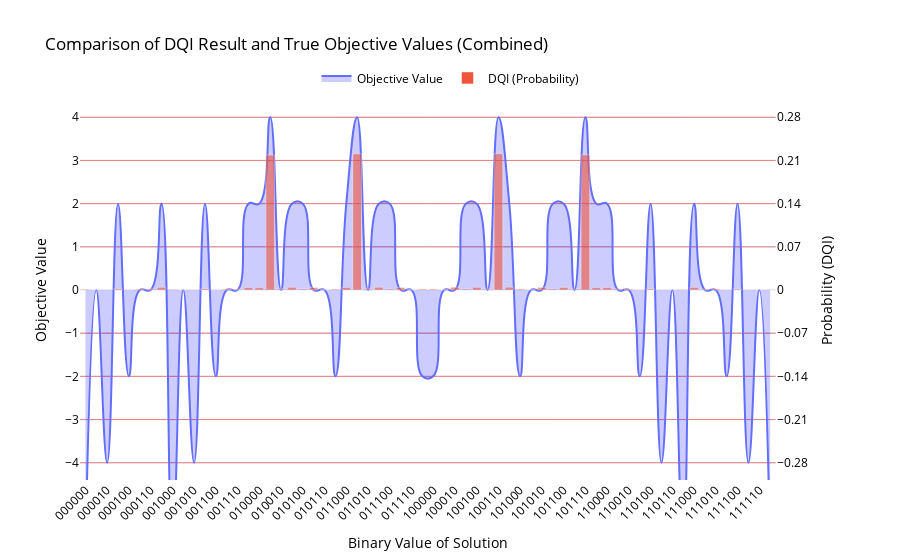

Notebook source saved alongside this figure:
### Code cell
combined_counts = combine_counts(counts)
brute_force_results = brute_force_max(B, v, first_part="")
plot_results_union_plotly(
    brute_force_results,
    combined_counts,
    plot_name="Comparison of DQI Result and True Objective Values (Combined)",
    spline_smoothing=1.3
)

### Figure 1 — Plotly figure (JSON) as saved in the notebook; plotly's stock layout.template omitted (floating-point values rounded to 4 significant figures)
{"data": [{"fill": "tozeroy", "fillcolor": "rgba(0, 0, 255, 0.2)", "line": {"shape": "spline", "smoothing": 1.3}, "mode": "lines", "name": "Objective Value", "type": "scatter", "x": ["000000", "000001", "000010", "000011", "000100", "000101", "000110", "000111", "001000", "001001", "001010", "001011", "001100", "001101", "001110", "001111", "010000", "010001", "010010", "010011", "010100", "010101", "010110", "010111", "011000", "011001", "011010", "011011", "011100", "011101", "011110", "011111", "100000", "100001", "100010", "100011", "100100", "100101", "100110", "100111", "101000", "101001", "101010", "101011", "101100", "101101", "101110", "101111", "110000", "110001", "110010", "110011", "110100", "110101", "110110", "110111", "111000", "111001", "111010", "111011", "111100", "111101", "111110", "111111"], "xaxis": "x", "y": [-6, 0, -4, 2, -2, 0, 0, 2, -6, 0, -4, 2, -2, 0, 0, 2, 2, 4, 0, 2, 2, 0, 0, -2, 2, 4, 0, 2, 2, 0, 0, -2, -2, 0, 0, 2, 2, 0, 4, 2, -2, 0, 0, 2, 2, 0, 4, 2, 2, 0, 0, -2, 2, -4, 0, -6, 2, 0, 0, -2, 2, -4, 0, -6], "yaxis": "y"}, {"marker": {"opacity": 0.6}, "name": "DQI (Probability)", "type": "bar", "x": ["000000", "000001", "000010", "000011", "000100", "000101", "000110", "000111", "001000", "001001", "001010", "001011", "001100", "001101", "001110", "001111", "010000", "010001", "010010", "010011", "010100", "010101", "010110", "010111", "011000", "011001", "011010", "011011", "011100", "011101", "011110", "011111", "100000", "100001", "100010", "100011", "100100", "100101", "100110", "100111", "101000", "101001", "101010", "101011", "101100", "101101", "101110", "101111", "110000", "110001", "110010", "110011", "110100", "110101", "110110", "110111", "111000", "111001", "111010", "111011", "111100", "111101", "111110", "111111"], "xaxis": "x", "y": [0.0013, 0.00044, 0.00051, 0.00192, 0.00047, 0.00152, 0.00178, 0.00438, 0.00115, 0.00049, 0.00053, 0.00182, 0.00043, 0.00157, 0.00138, 0.00398, 0.00385, 0.2187, 0.00172, 0.00437, 0.00165, 0.00417, 0.00049, 0.00153, 0.00417, 0.2208, 0.00188, 0.00448, 0.00169, 0.0041, 0.00051, 0.00174, 0.0017, 0.00048, 0.00455, 0.00176, 0.00435, 0.00153, 0.2211, 0.00463, 0.00179, 0.00056, 0.00432, 0.00185, 0.00428, 0.00162, 0.2191, 0.00397, 0.00406, 0.00172, 0.00158, 0.00058, 0.00173, 0.00055, 0.0005, 0.001, 0.00429, 0.00133, 0.0016, 0.00056, 0.00145, 0.00057, 0.00056, 0.00087], "yaxis": "y2"}], "layout": {"font": {"color": "black"}, "legend": {"orientation": "h", "x": 0.5, "xanchor": "center", "y": 1.02, "yanchor": "bottom"}, "title": {"text": "Comparison of DQI Result and True Objective Values (Combined)"}, "xaxis": {"anchor": "y", "domain": [0, 0.94], "tickangle": -45, "title": {"text": "Binary Value of Solution"}}, "yaxis": {"anchor": "x", "domain": [0, 1], "dtick": 1, "gridcolor": "lightblue", "range": [-4.4, 4.4], "showgrid": true, "tick0": 0, "title": {"text": "Objective Value"}}, "yaxis2": {"anchor": "x", "dtick": 0.07, "gridcolor": "lightcoral", "overlaying": "y", "range": [-0.308, 0.308], "showgrid": true, "side": "right", "tick0": 0, "title": {"text": "Probability (DQI)"}}}}
